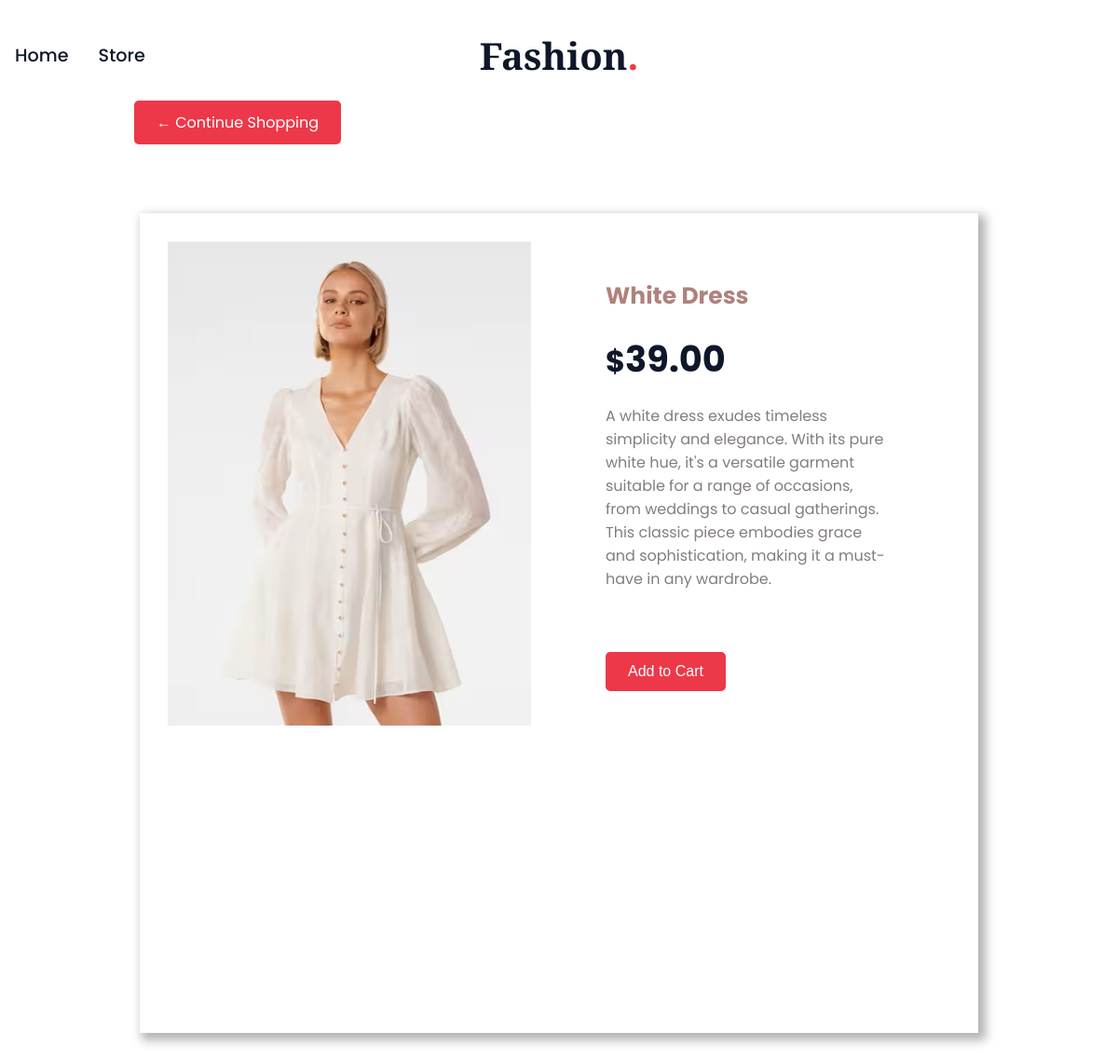
/description/1/, run on the app's committed database.
### store/models.py (models this page shows, shortened)
class Product(models.Model):
    name = models.CharField(max_length=200, null=True)
    price = models.DecimalField(max_digits=7, decimal_places=2)
    description = models.CharField(max_length=500, null=True)
    digital = models.BooleanField(default=False, null=True, blank=False)
    image = models.ImageField(null=True, blank=True)
    @property
    def imageURL(self):
        try:
            url = self.image.url
        except:
            url = ''
        return url

### store/views.py (the view)
# urls.py: path('description/<int:id>/', views.ProductDetail, name="description"),
def ProductDetail(request, id):
    productData = Product.objects.get(pk=id)
    return render(request, 'store/description.html', {'product': productData})

### store/templates/store/description.html (shortened to what this page needs)
{% extends "store/main.html" %}
{% load static %}
{% block content %}
<section id="description" style="height: 140vh">
    <a class="btn" href="{% url 'store' %}">&#x2190; Continue Shopping</a><br><br>
    <div class="container flex">
      <div class="left">
        <div class="main_image">
          <img src="{{product.imageURL}}" class="slide">
        </div>
      </div>
      <div class="right">
        <h3>{{product.name}}</h3>
        <h4> <small>$</small>{{product.price}} </h4>
        <p>{{product.description}}</p>
        <button data-product="{{product.id}}" data-action="add" class="btn add-btn update-cart" style="margin-top: 1rem;"> Add to Cart</button>
      </div>
    </div>
  </section>
{% endblock %}

### static/css/main.css (style rules this page uses)
:root { --primary-color: #ed3849; --primary-color-dark: #d23141; --primary-color-light: #f4e5ec; --text-dark: #0f172a; --text-light: #64748b; --extra-light: #f8fafc; --white: #ffffff; --max-width-1400: 1400px; --max-width-1200: 1200px; --max-width-900: 900px; --header-font: "Playfair Display", serif; }
* { padding: 0; margin: 0; box-sizing: border-box; }
.btn { padding: 0.75rem 1.5rem; outline: none; border: none; font-size: 1rem; color: var(--white); background-color: var(--primary-color); border-radius: 5px; cursor: pointer; transition: 0.3s; }
img { width: 100%; display: flex; }
a { text-decoration: none; }
body { font-family: "Poppins", sans-serif; }
#description a { margin-left: 12%; }
.container { max-width: 75%; margin: auto; height: 110vh; margin-top: 5%; background: white; box-shadow: 5px 5px 10px 3px rgba(0, 0, 0, 0.3); }
.left, .right { width: 50%; padding: 30px; }
.flex { display: flex; justify-content: space-between; }
.main_image { width: auto; height: auto; }
.right { padding: 50px 100px 50px 50px; }
.right h3 { color: #af827d; margin: 20px 0 20px 0; font-size: 25px; }
.right h5, p { color: #837D7C;; }
.right h4 { color: #0f172a; font-size: 2.4rem; }
.right p { margin: 20px 0 50px 0; line-height: 25px; }

### data on the page
Product: imageURL (picture), name "White Dress", price "39.00", description "A white dress exudes timeless simplicity and elegance. With its pure white hue, it's a versatile garment suitable for a range of occasions, from weddings to casual gatherings. This classic piece embodies grace and sophistication, making it a must-have in any wardrobe."
